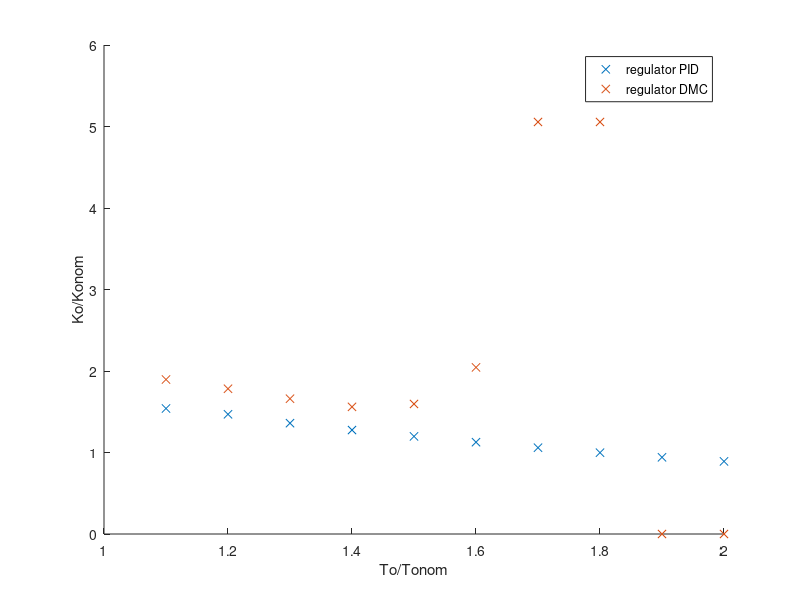

Write the MATLAB code that produced this figure.
kk=4.5;
kknomp=[(kk+2.43)/kk (kk+2.11)/kk (kk+1.62)/kk (kk+1.24)/kk (kk+0.89)/kk (kk+0.57)/kk (kk+0.265)/kk (kk-0.01)/kk (kk-0.265)/kk (kk-0.49)/kk];
kknomd=[(kk+4.03)/kk (kk+3.52)/kk (kk+2.97)/kk (kk+2.52)/kk (kk+2.68)/kk (kk+4.7)/kk (kk+18.25)/kk (kk+18.25)/kk 0 0];
ttnom=[1.1 1.2 1.3 1.4 1.5 1.6 1.7 1.8 1.9 2];

scatter(ttnom, kknomp, 'x')
hold on;
scatter(ttnom, kknomd, 'x')
xlabel('To/Tonom')
ylabel('Ko/Konom')
legend('regulator PID', 'regulator DMC')